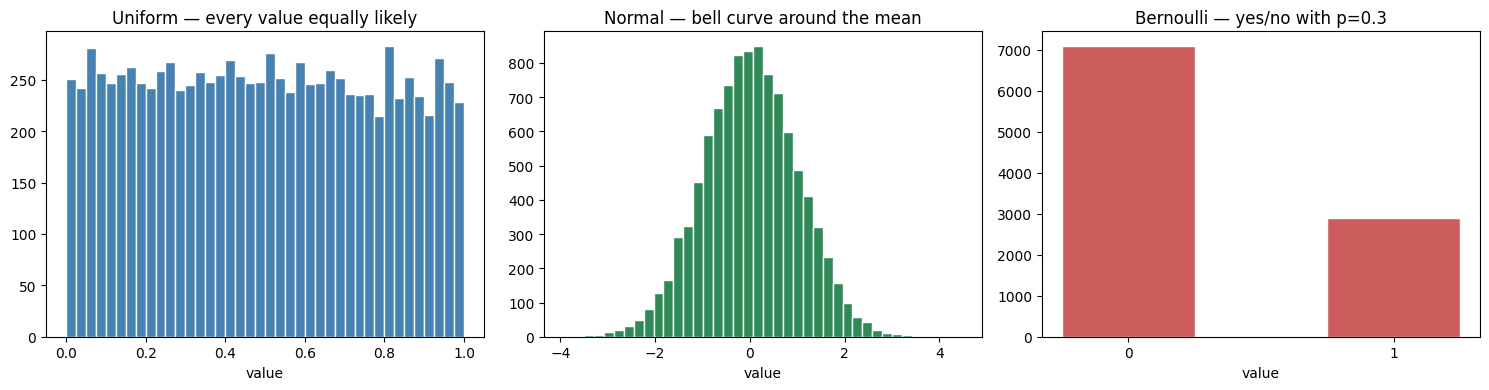

The Python source for this figure:
import numpy as np
import matplotlib.pyplot as plt

np.random.seed(42)   # makes random numbers reproducible

# Draw 10,000 samples from three different distributions
n = 10_000
uniform_samples = np.random.uniform(low=0, high=1, size=n)
normal_samples  = np.random.normal(loc=0, scale=1, size=n)    # mean=0, std=1
bernoulli_samples = np.random.binomial(n=1, p=0.3, size=n)    # p=0.3 of "1"

# Summary statistics
def summarize(name, samples):
    print(f"{name}:")
    print(f"  mean     = {samples.mean():.4f}")
    print(f"  variance = {samples.var():.4f}")
    print(f"  std dev  = {samples.std():.4f}")
    print(f"  min, max = {samples.min():.4f}, {samples.max():.4f}")
    print()

summarize("Uniform [0, 1]", uniform_samples)
summarize("Normal (mean=0, std=1)", normal_samples)
summarize("Bernoulli (p=0.3)", bernoulli_samples)

# Plot all three side by side
fig, axes = plt.subplots(1, 3, figsize=(15, 4))

axes[0].hist(uniform_samples, bins=40, color='steelblue', edgecolor='white')
axes[0].set_title("Uniform — every value equally likely")
axes[0].set_xlabel("value")

axes[1].hist(normal_samples, bins=40, color='seagreen', edgecolor='white')
axes[1].set_title("Normal — bell curve around the mean")
axes[1].set_xlabel("value")

axes[2].hist(bernoulli_samples, bins=[-0.25, 0.25, 0.75, 1.25],
             color='indianred', edgecolor='white')
axes[2].set_title("Bernoulli — yes/no with p=0.3")
axes[2].set_xlabel("value")
axes[2].set_xticks([0, 1])

plt.tight_layout()
plt.savefig('distributions.png', dpi=100, bbox_inches='tight')
plt.show()
print("Saved distributions.png")
